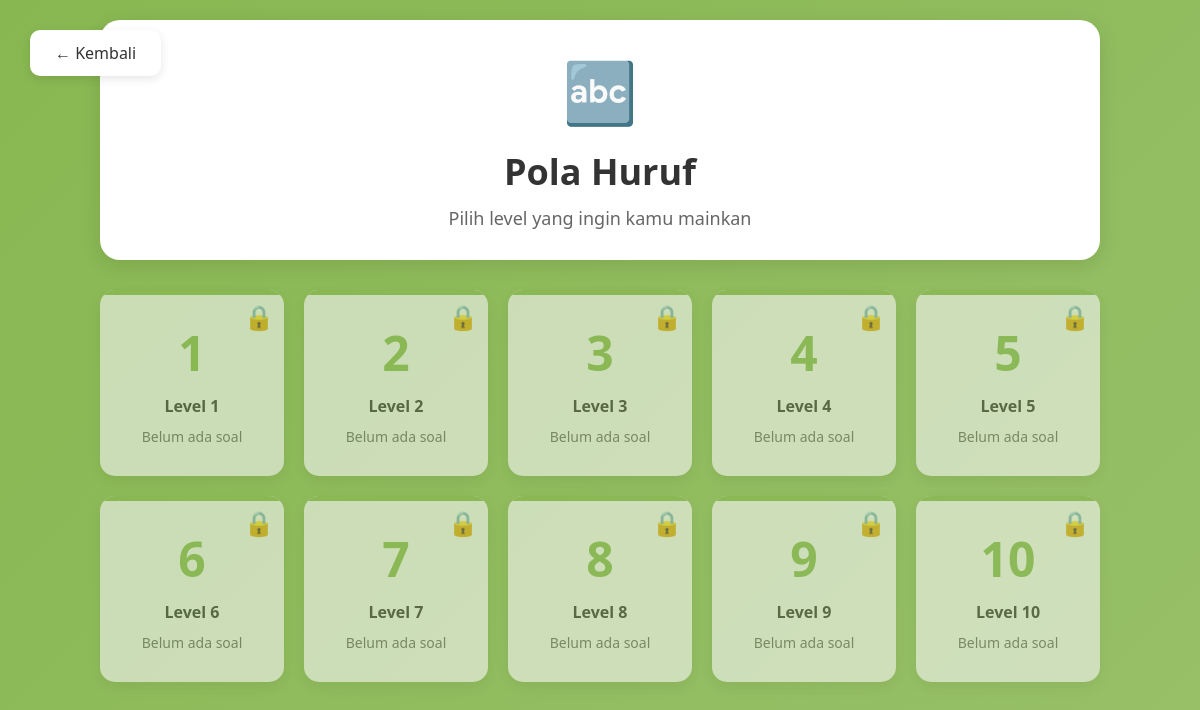
The page /level.php?category=huruf (signed in) on the database its author committed.
### tables this page shows
CREATE TABLE `levels` (
  `id` int(11) NOT NULL,
  `category` enum('angka','huruf','gambar','kalender') NOT NULL,
  `level_number` int(11) NOT NULL,
  `title` varchar(200) NOT NULL,
  `description` text DEFAULT NULL,
  `color` varchar(7) DEFAULT NULL,
  `image_path` varchar(255) DEFAULT NULL,
  `is_active` tinyint(1) DEFAULT 1,
  `created_at` timestamp NULL DEFAULT current_timestamp(),
  `updated_at` timestamp NULL DEFAULT current_timestamp() ON UPDATE current_timestamp()
);

### level.php (the view, shortened to what this page needs)
<?php
$category = $_GET['category'] ?? '';
$db = getDB();
$category_info = [
    'angka' => ['name' => 'Pola Angka', 'icon' => '🔢', 'color' => '#d25a4b'],
    'huruf' => ['name' => 'Pola Huruf', 'icon' => '🔤', 'color' => '#88b751'],
    'gambar' => ['name' => 'Pola Gambar', 'icon' => '🎨', 'color' => '#efb739'],
    'kalender' => ['name' => 'Pola Kalender', 'icon' => '📅', 'color' => '#f17cc9']
];
$cat_info = $category_info[$category];
$stmt = $db->prepare("
    SELECT l.*,
    (SELECT COUNT(*) FROM questions WHERE level_id = l.id) as total_questions,
    (SELECT COUNT(DISTINCT question_id)
     FROM user_progress
     WHERE level_id = l.id AND user_id = ? AND is_correct = 1) as completed_questions
    FROM levels l
    WHERE category = ?
    ORDER BY level_number
");
$stmt->execute([$_SESSION['user_id'], $category]);
$levels = $stmt->fetchAll();
?>
<!DOCTYPE html>
<html lang="id">
<head>
</head>
<body>
    <a href="dashboard.php" class="btn-back">← Kembali</a>
    <div class="container">
        <div class="header">
            <div class="icon"><?php echo $cat_info['icon']; ?></div>
            <h1><?php echo $cat_info['name']; ?></h1>
            <p>Pilih level yang ingin kamu mainkan</p>
        </div>
        <div class="levels-grid">
            <?php foreach ($levels as $level): ?>
                <?php
                $is_completed = $level['total_questions'] > 0 && $level['completed_questions'] >= $level['total_questions'];
                $has_questions = $level['total_questions'] > 0;
                $progress = $level['total_questions'] > 0 ? round(($level['completed_questions'] / $level['total_questions']) * 100) : 0;
                ?>
                <?php if ($has_questions): ?>
                    <a href="quiz.php?level_id=<?php echo $level['id']; ?>" class="level-card <?php echo $is_completed ? 'completed' : ''; ?>">
                        <?php if ($is_completed): ?>
                            <span class="level-badge">✅</span>
                        <?php endif; ?>
                        <div class="level-number"><?php echo $level['level_number']; ?></div>
                        <div class="level-title">Level <?php echo $level['level_number']; ?></div>
                        <div class="level-progress">
                            <?php echo $level['completed_questions']; ?>/<?php echo $level['total_questions']; ?> Soal
                            <?php if ($progress > 0 && !$is_completed): ?>
                                <br><small>(<?php echo $progress; ?>%)</small>
                            <?php endif; ?>
                        </div>
                    </a>
                <?php else: ?>
                    <div class="level-card locked">
                        <span class="level-badge">🔒</span>
                        <div class="level-number"><?php echo $level['level_number']; ?></div>
                        <div class="level-title">Level <?php echo $level['level_number']; ?></div>
                        <div class="level-progress">Belum ada soal</div>
                    </div>
                <?php endif; ?>
            <?php endforeach; ?>
        </div>
    </div>
</body>
</html>

### rows shown on the page
levels: level_number "1"
levels: level_number "2"
levels: level_number "3"
levels: level_number "4"
levels: level_number "5"
levels: level_number "6"
levels: level_number "7"
levels: level_number "8"
levels: level_number "9"
levels: level_number "10"

### other values the page prints
$cat_info['icon'] "🔤"
$cat_info['name'] "Pola Huruf"
